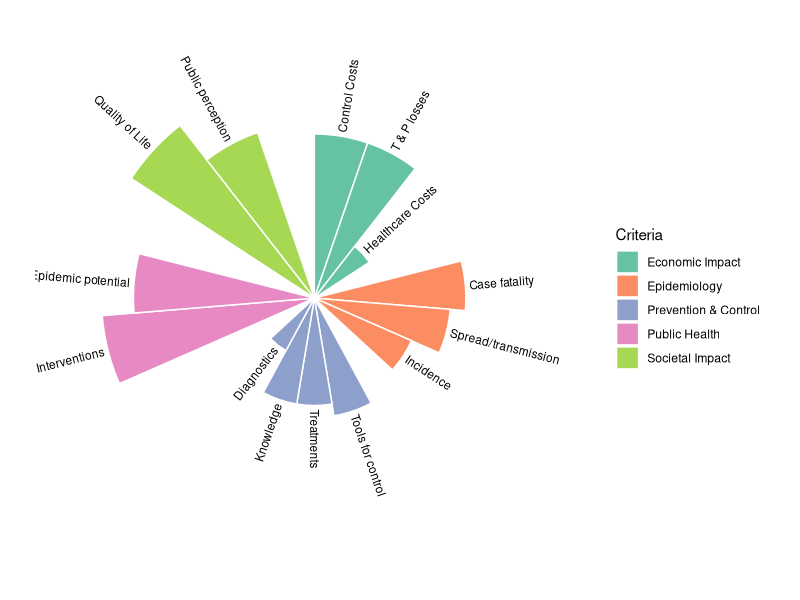

Write R code to recreate this figure. (Note: this script raises an error after producing the figure.)
###############################################################################
# Code for images - Multi-Criteria Decision Analysis to inform policy priorities 
# for zoonotic Diseases in Rio Negro, Argentina.  
#
# September 2026
#
# Code written by J. Widdicombe 
#
#     
#
###############################################################################
#### Code for plot based upon final attribute weights.  

rm(list=ls())

library(ggplot2)
library(dplyr)
library(tibble)
library(RColorBrewer)

Criteria <- data.frame(
  Criteria = c("Epidemiology", "Prevention_control", "Public_health", "Economic_impact", "Societal_impact"), 
  Rank = c(3,2,1,4,5), 
  Points = c(100, 100, 100, 80, 80)
)

# Define Attributes data
Attributes <- data.frame(
  Attributes = c(
    "Epi_incidence", "Epi_lethality", "Epi_spread", 
    "Prev_control_diagnostics", "Prev_control_treatments", "Prev_control_tools", "Prev_control_knowledge", 
    "Public_health_intervention",  "Public_health_epidemic", 
    "Economic_impact_control_costs", "Economic_impact_health_costs", "Economic_impact_tourism_costs", 
    "Societal_impact_QOL", "Societal_impact_public"
  ), 
  Rank = c(3,1,2, 4,2,1,3,1,2,1,3,2, 1,2), 
  Points = c(70, 100, 90, 50, 90, 100, 90, 100, 85, 100, 40, 100, 100, 80)
)

# Calculate Weights by sub-group
Attributes$Weight <- c(
  Attributes[1,3]/sum(Attributes[1:3,3]), 
  Attributes[2,3]/sum(Attributes[1:3,3]), 
  Attributes[3,3]/sum(Attributes[1:3,3]), 
  Attributes[4,3]/sum(Attributes[4:7,3]), 
  Attributes[5,3]/sum(Attributes[4:7,3]), 
  Attributes[6,3]/sum(Attributes[4:7,3]), 
  Attributes[7,3]/sum(Attributes[4:7,3]), 
  Attributes[8,3]/sum(Attributes[8:9,3]), 
  Attributes[9,3]/sum(Attributes[8:9,3]), 
  Attributes[10,3]/sum(Attributes[10:12,3]), 
  Attributes[11,3]/sum(Attributes[10:12,3]), 
  Attributes[12,3]/sum(Attributes[10:12,3]), 
  Attributes[13,3]/sum(Attributes[13:14,3]), 
  Attributes[14,3]/sum(Attributes[13:14,3])
)

# Assign groups manually
Attributes$Criteria <- c(
  rep("Epidemiology", 3),
  rep("Prevention_control", 4),
  rep("Public_health", 2),
  rep("Economic_impact", 3),
  rep("Societal_impact", 2)
)

# Custom labels for bars
Labels <- c(
  "Incidence", "Case fatality", "Spread/transmission", 
  "Diagnostics", "Treatments", "Tools for control", "Knowledge", 
  "Interventions", "Epidemic potential", 
  "Control Costs", "Healthcare Costs", "T & P losses", 
  "Quality of Life", "Public perception"
)
Attributes$Label <- Labels

# Add empty bars
empty_bar <- 1  # number of empty bars between groups
to_add <- data.frame(
  Attributes = rep(NA, empty_bar * length(unique(Attributes$Criteria))),
  Rank = NA,
  Points = 0,
  Weight = 0,
  Criteria = rep(unique(Attributes$Criteria), each = empty_bar),
  Label = rep("", empty_bar * length(unique(Attributes$Criteria)))
)

# Combine Attributes and empty bars
Attributes_full <- rbind(Attributes, to_add) %>%
  arrange(Criteria, Rank) %>%
  mutate(id = row_number())

# Calculate angles and hjust
total_bars <- nrow(Attributes_full)
Attributes_full <- Attributes_full %>%
  mutate(
    angle = 90 - 360 * (id - 0.5) / total_bars,
    hjust = ifelse(angle < -90, 1, 0),
    angle = ifelse(angle < -90, angle + 180, angle)
  )

# Custom Criteria names for the legend
criteria_names <- c(
  Epidemiology = "Epidemiology",
  Prevention_control = "Prevention & Control",
  Public_health = "Public Health",
  Economic_impact = "Economic Impact",
  Societal_impact = "Societal Impact"
)

# Plot
p <- ggplot(Attributes_full, aes(x = factor(id), y = Weight, fill = Criteria)) +
  geom_bar(stat = "identity", width = 1, color = "white") +
  coord_polar(start = 0) +
  geom_text(
    aes(x = factor(id), y = Weight + 0.01, label = Label, hjust = hjust, angle = angle),
    color = "black", size = 3, na.rm = TRUE
  ) +
  scale_fill_manual(
    name = "Criteria",
    values = RColorBrewer::brewer.pal(n = 5, name = "Set2"),
    labels = criteria_names
  ) +
  theme_minimal() +
  theme(
    legend.position = "right",
    axis.text = element_blank(),
    axis.title = element_blank(),
    panel.grid = element_blank(),
    plot.margin = margin(0.5, 0.5, 0.5, 0.5, unit = "cm")
  ) +
  guides(fill = guide_legend(title = "Criteria"))



svg(file = "C:/Users/jw0104/OneDrive - University of Surrey/Documents/Argentina - echino/MCDA elicitation Argentina/Manuscript/Figure_Circular.svg",   
    width = 10,height = 10)
# Print plot
print(p)


dev.off()
